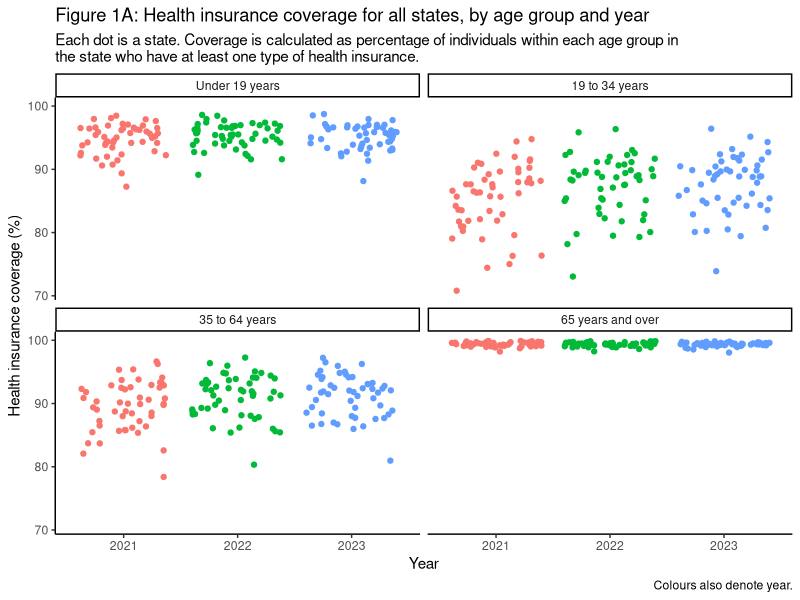
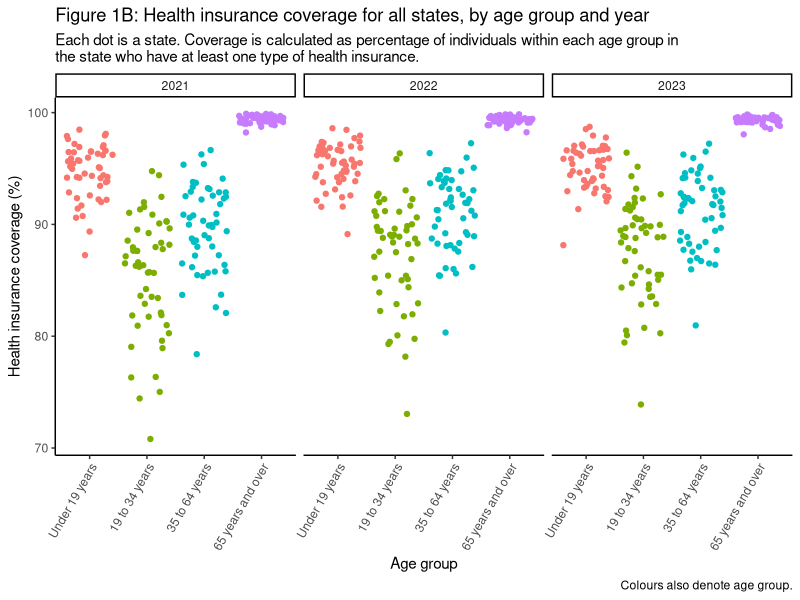
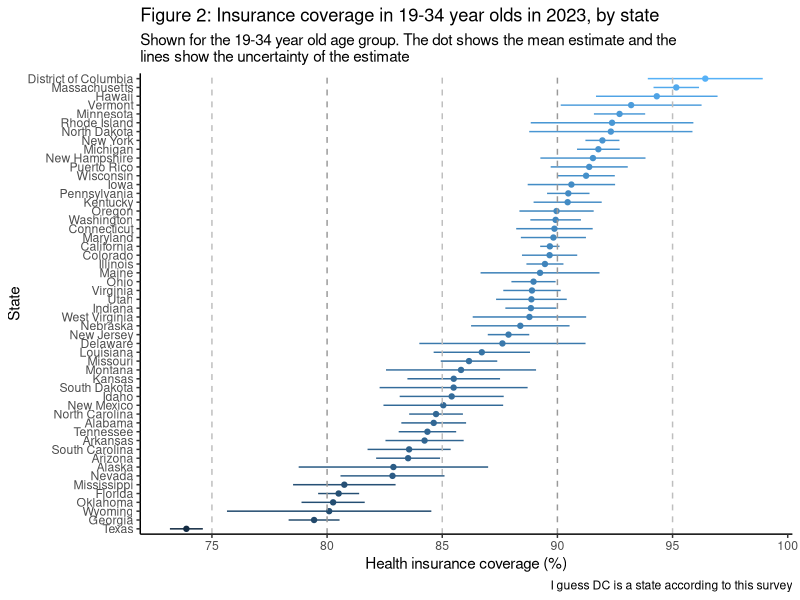
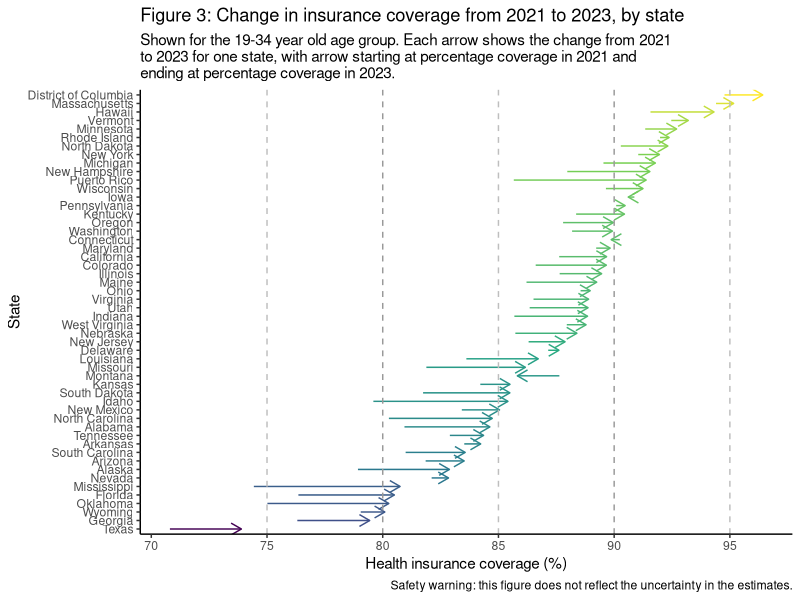

Write R code to recreate these figures, in order.
## ---- chunk 1
# remove(list = ls())
# library(tidyverse)
# library(tidycensus)
# 
# census_api_key("ffc67d4a6dc6e38f8db4474a92d06c70ad320b74")
# 
# v23 <- load_variables(2023, "acs1", cache = TRUE)
# 
# variables_df <- v23[grep("B27010", v23$name),]
# 
# variables <- c("total_l19" = "B27010_002",
#                "one_type_l19" = "B27010_003",
#                "two_plus_types_l19" = "B27010_010",
#                "no_coverage_l19" = "B27010_017",
#                "total_19_34" = "B27010_018",
#                "one_type_19_34" = "B27010_019",
#                "two_plus_types_19_34"= "B27010_026",
#                "no_coverage_19_34" = "B27010_033",
#                "total_35_64" = "B27010_034",
#                "one_type_35_64" = "B27010_035",
#                "two_plus_types_35_64" = "B27010_042",
#                "no_coverage_35_64" = "B27010_050",
#                "total_65plus" = "B27010_051",
#                "one_type_65plus" = "B27010_052",
#                "two_plus_types_65plus" = "B27010_058",
#                "no_coverage_65plus" = "B27010_066")
# 
# variables_df <- variables_df %>% filter(name %in% variables)
# 
# # Extract health insurance data
# 
# health_insurance_2023 <- get_acs(geography = "state",
#                                  survey = "acs1",
#                                  variables = variables_df$name,
#                                  year = 2023)
# 
# health_insurance_2022 <- get_acs(geography = "state",
#                                  survey = "acs1",
#                                  variables = variables_df$name,
#                                  year = 2022)
# 
# health_insurance_2021 <- get_acs(geography = "state",
#                                  survey = "acs1",
#                                  variables = variables_df$name,
#                                  year = 2019)
# 
# # Save data into data folder
# write_csv(health_insurance_2021,
#           "data/health_insurance_2021.csv")
# write_csv(health_insurance_2022,
#           "data/health_insurance_2022.csv")
# write_csv(health_insurance_2023,
#           "data/health_insurance_2023.csv")
# write_csv(variables_df,
#           "data/data_dictionary.csv")

## ---- chunk 2
remove(list = ls())
library(tidyverse)

# LOAD DATA - running after accessing data via API, in commented code above
health_insurance_2021 <- read_csv("data/health_insurance_2021.csv")
health_insurance_2022 <- read_csv("data/health_insurance_2022.csv")
health_insurance_2023 <- read_csv("data/health_insurance_2023.csv")
variables_df <- read_csv("data/data_dictionary.csv")

# Merge and remove old data
health_insurance <- rbind(health_insurance_2021 %>% mutate(year = 2021),
                          health_insurance_2022 %>% mutate(year = 2022),
                          health_insurance_2023 %>% mutate(year = 2023))

remove(health_insurance_2021, health_insurance_2022, health_insurance_2023)

# Join by data dictionary
health_insurance <- health_insurance %>% 
  left_join(., variables_df, by = join_by("variable" == "name")) %>% 
  dplyr::rename(State = NAME)

# Extract age group and insurance status from variable label in data dictionary
health_insurance$age_group <- map_chr(health_insurance$label, 
                                    .f = function(X) str_replace(str_split(X, "!!")[[1]][3], ":", ""))

health_insurance$insurance_status <- map(health_insurance$label, 
                                         .f = function(X) str_replace(str_split(X, "!!")[[1]][4], ":", ""))

health_insurance$insurance_status[which(is.na(health_insurance$insurance_status))] <- "total"

# clean up data
health_insurance <- health_insurance %>% select(-label, -concept)
health_insurance <- health_insurance %>% select(-variable) 

# get min and max of uncertainty range by adding and subtracting marigin of error
health_insurance$min_estimate <- map2_dbl(health_insurance$estimate, health_insurance$moe, .f = function(x,y) x - y)
health_insurance$max_estimate <- map2_dbl(health_insurance$estimate, health_insurance$moe, .f = function(x,y) x + y)

# clean up further
health_insurance <- health_insurance %>% select(-moe) %>% dplyr::rename(mean_estimate = estimate)
health_insurance <- health_insurance %>% select(-GEOID)

# just get totals, for later use calculating prevalence
health_insurance_totals <- health_insurance %>%
  select(c("State","mean_estimate","year","age_group","insurance_status")) %>%
  filter(insurance_status == "total") %>%
  select(-insurance_status) %>%
  rename(total = mean_estimate)

health_insurance <- health_insurance %>%
  filter(insurance_status != "total") 

# Merge different insurance categorisations together
health_insurance$insurance_status <- lapply(health_insurance$insurance_status,
                                            FUN = function(X) ifelse(X == "No health insurance coverage", "uninsured", "insured")) 

# Group insurance categories together, merge with total dataframe and calculate percentages
health_insurance <- health_insurance %>%
  group_by(State, year, age_group, insurance_status) %>%
  summarise(mean_estimate = sum(mean_estimate),
            min_estimate = sum(min_estimate),
            max_estimate = sum(max_estimate)) %>%
  left_join(health_insurance_totals) %>%
  mutate(percentage_mean = (mean_estimate/total)*100,
         percentage_l = min_estimate/total*100,
         percentage_u = max_estimate/total*100) %>%
  select(-c(mean_estimate, max_estimate, min_estimate, total))

# Verify that totals sum to 100, as expected
test <- health_insurance %>%
  select(State, year, age_group, insurance_status, percentage_mean) %>%
  pivot_wider(names_from = insurance_status, values_from = percentage_mean) %>%
  mutate(testsum = insured + uninsured)

## ---- chunk 3

# Convert age group and year variables to factor for plotting
health_insurance$age_group <- factor(health_insurance$age_group, 
                                     levels = c("Under 19 years", "19 to 34 years", 
                                                "35 to 64 years", "65 years and over"))

health_insurance$year<- factor(health_insurance$year)

# Plot Figure 1
p1 <- ggplot(health_insurance %>% filter(insurance_status == "insured"), 
             aes(x = year, group = year, colour = year, y = percentage_mean)) +
  facet_wrap(~age_group) +
  geom_jitter() +
  theme_classic() +
  xlab("Year") +
  ylab("Health insurance coverage (%)") +
  theme(legend.position = "none") +
  labs(title = "Figure 1A: Health insurance coverage for all states, by age group and year",
       subtitle = "Each dot is a state. Coverage is calculated as percentage of individuals within each age group in\nthe state who have at least one type of health insurance.",
       caption = "Colours also denote year.")
  
plot(p1)  

p2 <- ggplot(health_insurance %>% filter(insurance_status == "insured"), 
             aes(x = age_group, group = age_group, colour = age_group, y = percentage_mean)) +
  facet_wrap(~year) +
  geom_jitter() +
  theme_classic() +
  xlab("Age group") +
  ylab("Health insurance coverage (%)") +
  theme(legend.position = "none",
        axis.text.x = element_text(angle = 60, hjust = 1))+
  labs(title = "Figure 1B: Health insurance coverage for all states, by age group and year",
       subtitle = "Each dot is a state. Coverage is calculated as percentage of individuals within each age group in\nthe state who have at least one type of health insurance.", 
       caption = "Colours also denote age group.")
  
plot(p2)  
## ---- chunk 4

# Reformat data for plotting
data_plot <- health_insurance %>% 
  filter(insurance_status == "insured") %>%
  filter(age_group == "19 to 34 years") %>%
  filter(year %in% c(2021,2023)) %>%
  pivot_wider(names_from = year, values_from = c(percentage_mean, percentage_l, percentage_u))

# Order by increasing prevalence in 2023
state_order <- data_plot[order(data_plot$percentage_mean_2023, decreasing = F), ]$State
data_plot$State <- factor(data_plot$State, levels = state_order)

# Plot Figure 2
p3 <- ggplot(data_plot, aes(x = percentage_l_2023, xend = percentage_u_2023, y = State, yend = State, colour = percentage_mean_2023)) +
  geom_segment() +
  geom_point(inherit.aes = F, aes(x = percentage_mean_2023, y = State, colour = percentage_mean_2023))+
  theme_classic() +
  ylab("State") +
  xlab("Health insurance coverage (%)") +
  theme(legend.position = "none") +
  scale_x_continuous(breaks = c(70, 75, 80, 85, 90, 95, 100)) +
  geom_vline(xintercept = 75, colour = "grey", linetype = "dashed") +
  geom_vline(xintercept = 80, colour = "grey60", linetype = "dashed") +
  geom_vline(xintercept = 85, colour = "grey", linetype = "dashed") +
  geom_vline(xintercept = 90, colour = "grey60", linetype = "dashed") +
  geom_vline(xintercept = 95, colour = "grey", linetype = "dashed") +
  labs(title = "Figure 2: Insurance coverage in 19-34 year olds in 2023, by state",
       subtitle = "Shown for the 19-34 year old age group. The dot shows the mean estimate and the\nlines show the uncertainty of the estimate", 
       caption = "I guess DC is a state according to this survey")

plot(p3)
  
# Plot Figure 3
p4 <- ggplot(data_plot, aes(x = percentage_mean_2021, xend = percentage_mean_2023, y = State, yend = State, colour = percentage_mean_2023)) +
  geom_segment(arrow = arrow(length=unit(0.30,"cm"))) +
  theme_classic() +
  scale_colour_viridis_c() +
  ylab("State") +
  xlab("Health insurance coverage (%)") +
  theme(legend.position = "none") +
  scale_x_continuous(breaks = c(70, 75, 80, 85, 90, 95, 100)) +
  geom_vline(xintercept = 75, colour = "grey", linetype = "dashed") +
  geom_vline(xintercept = 80, colour = "grey60", linetype = "dashed") +
  geom_vline(xintercept = 85, colour = "grey", linetype = "dashed") +
  geom_vline(xintercept = 90, colour = "grey60", linetype = "dashed") +
  geom_vline(xintercept = 95, colour = "grey", linetype = "dashed") +
  labs(title = "Figure 3: Change in insurance coverage from 2021 to 2023, by state",
       subtitle = "Shown for the 19-34 year old age group. Each arrow shows the change from 2021 \nto 2023 for one state, with arrow starting at percentage coverage in 2021 and\nending at percentage coverage in 2023.",
       caption = "Safety warning: this figure does not reflect the uncertainty in the estimates.")


  
plot(p4)  
